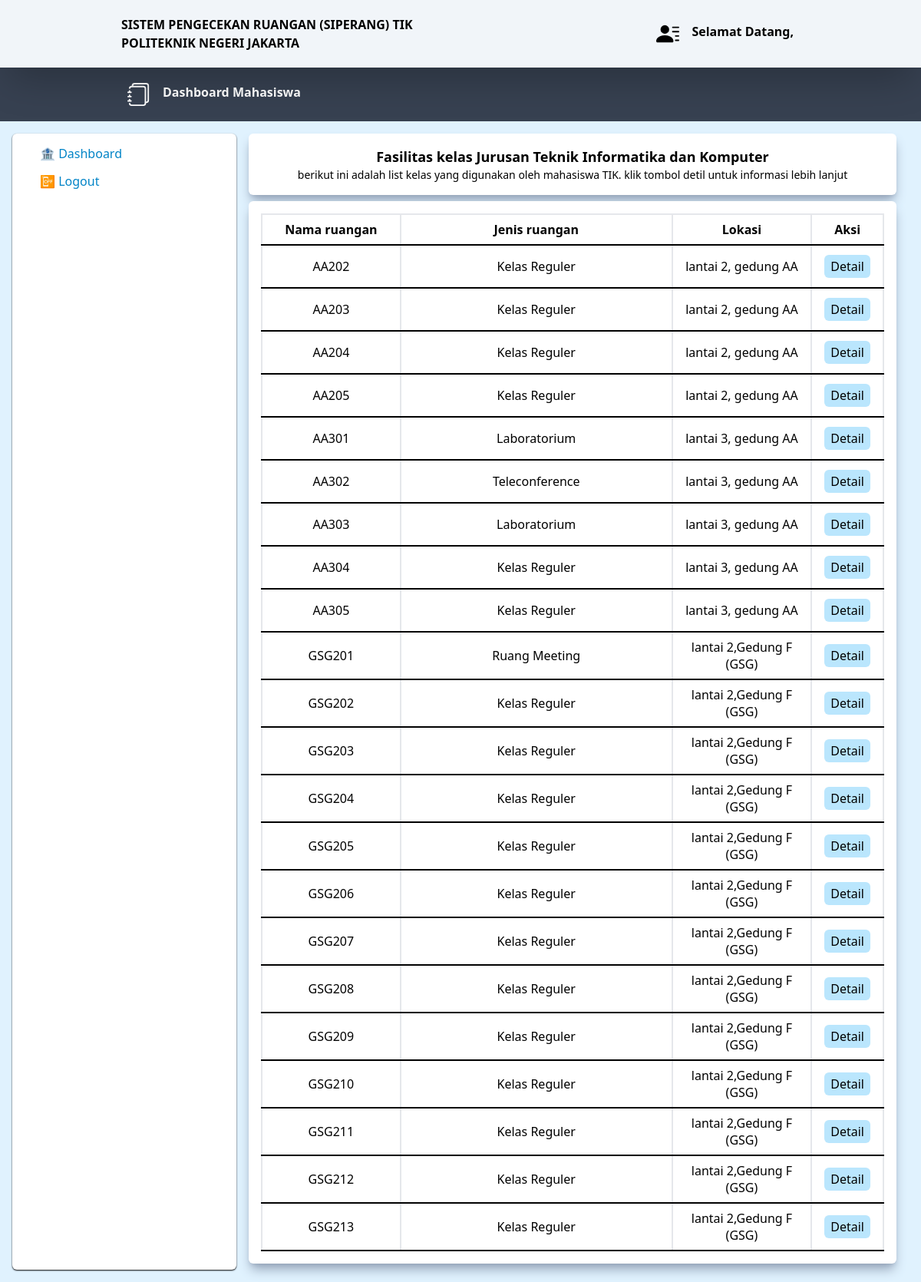
The app's page /page/daftar-ruangan.php with its own data.
### tables this page shows
CREATE TABLE `ruangan` (
  `id_ruangan` varchar(25) NOT NULL,
  `lokasi` varchar(255) NOT NULL,
  `fasilitas` varchar(255) NOT NULL,
  `jenis_ruangan` varchar(35) NOT NULL,
  `kapasitas` int(11) NOT NULL
);

### page/daftar-ruangan.php (the view, shortened to what this page needs)
<?php
include("../util/connection.php");
$sql = "select * from ruangan";
$result = mysqli_query($conn, $sql);
?>
<html>
<head>
  <script src="https://cdn.tailwindcss.com"></script>
</head>
<body class="bg-sky-100">
  <header class="sticky bg-slate-100 py-5 font-bold shadow-blake shadow-2xl">
    <nav class="flex flex-row mx-auto w-9/12 px-2">
      <div class="basis-1/2 uppercase text-md items-center">
        <a href="">
          <span>Sistem Pengecekan Ruangan (SIPERANG) TIK</span> <br />
          <span>Politeknik Negeri Jakarta</span>
        </a>
      </div>
      <div class="basis-1/2 text-end my-auto inline-block items-center p-2">
        <a href="" class="flex justify-end transition-all duration-300 ease-in-out hover:text-sky-300">
          <span class="mx-4">
            </span>
          <span class="text-md">Selamat Datang,
          </span></a>
      </div>
    </nav>
  </header>
  <main>
    <div class="bg-gray-700">
      <div class="flex flex-row w-9/12 py-5 mx-auto">
        <div class="text-white font-bold text-md flex flex-start basis-1/2">
          <div class="mx-4">
          </div>
          <div>Dashboard Mahasiswa</div>
        </div>
      </div>
    </div>
    <div class="flex flex-row p-4 mx-auto">
      <div class="basis-1/4 rounded-md transition-all duration-300 ease-in-out shadow-black shadow-sm bg-white">
        <ul class="indent-7 text-sky-600 leading-9 p-2 mx-auto">
          <a href="dashboard.php">
            <li class="hover:border-2 hover:border-sky-500 transition-all duration-100 ease-in-out rounded-md">
              🏦 Dashboard
            </li>
          </a>
          <a href="../util/logout.php">
            <li class="hover:border-2 hover:border-sky-500 transition-all duration-100 ease-in-out rounded-md">
              📴 Logout
            </li>
          </a>
        </ul>
      </div>
      <div class="basis-3/4">
        <div class="px-4">
          <div class="rounded-md mb-2 shadow-slate-400 shadow-lg  h-max relative bg-white p-4 text-center text-lg font-bold">
            Fasilitas kelas Jurusan Teknik Informatika dan Komputer <br>
            <div class="text-sm font-normal">
              berikut ini adalah list kelas yang digunakan oleh mahasiswa TIK. klik tombol detil untuk informasi lebih lanjut
            </div>
          </div>
          <div class="rounded-md mb-2 shadow-slate-400 shadow-lg flex flex-row h-max relative bg-white p-4">
            <table class="w-full text-center">
              <tr>
                <th class="border-2 border-b-black w-1/4 p-2">Nama ruangan</th>
                <th class="border-2 border-b-black w-2/4 p-2">Jenis ruangan</th>
                <th class="border-2 border-b-black W-1/4 p-2">Lokasi</th>
                <th class="border-2 border-b-black W-1/4 p-2">Aksi</th>
              </tr>
              <?php
              if ($result->num_rows > 0) {
                while ($row = $result->fetch_assoc()) {
              ?>
                  <tr>
                    <td class="border-2 border-b-black p-2"><?= $row['id_ruangan']; ?></td>
                    <td class="border-2 border-b-black p-2"><?= $row['jenis_ruangan']; ?></td>
                    <td class="border-2 border-b-black p-2"><?= $row['lokasi']; ?></td>
                    <td class="p-4 border-2 border-b-black p-2">
                      <a href="detail.php?class=<?php echo $row['id_ruangan']?>" class="text-black-200 bg-sky-200 py-1 px-2 hover:bg-sky-300 rounded-md ">Detail</a>
                    </td>
                  </tr>
              <?php }
              } ?>
            </table>
          </div>
        </div>
      </div>
    </div>
  </main>
</body>
</html>

### records on screen
ruangan: id_ruangan "AA202", jenis_ruangan "Kelas Reguler", lokasi "lantai 2, gedung AA"
ruangan: id_ruangan "AA203", jenis_ruangan "Kelas Reguler", lokasi "lantai 2, gedung AA"
ruangan: id_ruangan "AA204", jenis_ruangan "Kelas Reguler", lokasi "lantai 2, gedung AA"
ruangan: id_ruangan "AA205", jenis_ruangan "Kelas Reguler", lokasi "lantai 2, gedung AA"
ruangan: id_ruangan "AA301", jenis_ruangan "Laboratorium", lokasi "lantai 3, gedung AA"
ruangan: id_ruangan "AA302", jenis_ruangan "Teleconference", lokasi "lantai 3, gedung AA"
ruangan: id_ruangan "AA303", jenis_ruangan "Laboratorium", lokasi "lantai 3, gedung AA"
ruangan: id_ruangan "AA304", jenis_ruangan "Kelas Reguler", lokasi "lantai 3, gedung AA"
ruangan: id_ruangan "AA305", jenis_ruangan "Kelas Reguler", lokasi "lantai 3, gedung AA"
ruangan: id_ruangan "GSG201", jenis_ruangan "Ruang Meeting", lokasi "lantai 2,Gedung F (GSG)"
ruangan: id_ruangan "GSG202", jenis_ruangan "Kelas Reguler", lokasi "lantai 2,Gedung F (GSG)"
ruangan: id_ruangan "GSG203", jenis_ruangan "Kelas Reguler", lokasi "lantai 2,Gedung F (GSG)"
ruangan: id_ruangan "GSG204", jenis_ruangan "Kelas Reguler", lokasi "lantai 2,Gedung F (GSG)"
ruangan: id_ruangan "GSG205", jenis_ruangan "Kelas Reguler", lokasi "lantai 2,Gedung F (GSG)"
ruangan: id_ruangan "GSG206", jenis_ruangan "Kelas Reguler", lokasi "lantai 2,Gedung F (GSG)"
ruangan: id_ruangan "GSG207", jenis_ruangan "Kelas Reguler", lokasi "lantai 2,Gedung F (GSG)"
ruangan: id_ruangan "GSG208", jenis_ruangan "Kelas Reguler", lokasi "lantai 2,Gedung F (GSG)"
ruangan: id_ruangan "GSG209", jenis_ruangan "Kelas Reguler", lokasi "lantai 2,Gedung F (GSG)"
ruangan: id_ruangan "GSG210", jenis_ruangan "Kelas Reguler", lokasi "lantai 2,Gedung F (GSG)"
ruangan: id_ruangan "GSG211", jenis_ruangan "Kelas Reguler", lokasi "lantai 2,Gedung F (GSG)"
ruangan: id_ruangan "GSG212", jenis_ruangan "Kelas Reguler", lokasi "lantai 2,Gedung F (GSG)"
ruangan: id_ruangan "GSG213", jenis_ruangan "Kelas Reguler", lokasi "lantai 2,Gedung F (GSG)"
